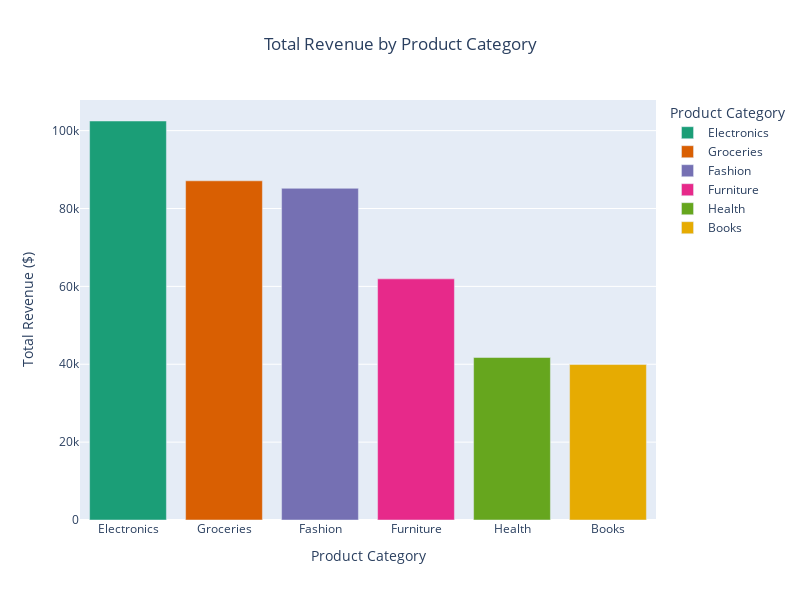

The code cell stored with this chart in its notebook:
### Code cell
#df.groupby('product_category')['total_spent'].sum()
#Total Spent by Product Category
total_spent_cat = df.groupby('product_category')['total_spent'].sum().reset_index().sort_values(by='total_spent', ascending=False)

fig = px.bar(
    total_spent_cat,
    x='product_category',
    y='total_spent',
    color='product_category',
    title='Total Revenue by Product Category',
    labels={'total_spent':'Total Revenue ($)','product_category':'Product Category'},
    color_discrete_sequence=px.colors.qualitative.Dark2
)
fig.update_layout(showlegend=True, title_x=0.5
,autosize=False,
width=800,
height=600,)
fig.show()

#Electronics typically lead total revenue due to higher average order values.
#Groceries and Fashion contribute volume but lower per-order revenue.

### Figure 1 — Plotly figure (JSON) as saved in the notebook; plotly's stock layout.template omitted (floating-point values rounded to 4 significant figures)
{"data": [{"alignmentgroup": "True", "hovertemplate": "Product Category=%{x}<br>Total Revenue ($)=%{y}<extra></extra>", "legendgroup": "Electronics", "marker": {"color": "rgb(27,158,119)", "pattern": {"shape": ""}}, "name": "Electronics", "offsetgroup": "Electronics", "orientation": "v", "showlegend": true, "textposition": "auto", "type": "bar", "x": ["Electronics"], "xaxis": "x", "y": [102500.0], "yaxis": "y"}, {"alignmentgroup": "True", "hovertemplate": "Product Category=%{x}<br>Total Revenue ($)=%{y}<extra></extra>", "legendgroup": "Groceries", "marker": {"color": "rgb(217,95,2)", "pattern": {"shape": ""}}, "name": "Groceries", "offsetgroup": "Groceries", "orientation": "v", "showlegend": true, "textposition": "auto", "type": "bar", "x": ["Groceries"], "xaxis": "x", "y": [87110.0], "yaxis": "y"}, {"alignmentgroup": "True", "hovertemplate": "Product Category=%{x}<br>Total Revenue ($)=%{y}<extra></extra>", "legendgroup": "Fashion", "marker": {"color": "rgb(117,112,179)", "pattern": {"shape": ""}}, "name": "Fashion", "offsetgroup": "Fashion", "orientation": "v", "showlegend": true, "textposition": "auto", "type": "bar", "x": ["Fashion"], "xaxis": "x", "y": [85190.0], "yaxis": "y"}, {"alignmentgroup": "True", "hovertemplate": "Product Category=%{x}<br>Total Revenue ($)=%{y}<extra></extra>", "legendgroup": "Furniture", "marker": {"color": "rgb(231,41,138)", "pattern": {"shape": ""}}, "name": "Furniture", "offsetgroup": "Furniture", "orientation": "v", "showlegend": true, "textposition": "auto", "type": "bar", "x": ["Furniture"], "xaxis": "x", "y": [61930.0], "yaxis": "y"}, {"alignmentgroup": "True", "hovertemplate": "Product Category=%{x}<br>Total Revenue ($)=%{y}<extra></extra>", "legendgroup": "Health", "marker": {"color": "rgb(102,166,30)", "pattern": {"shape": ""}}, "name": "Health", "offsetgroup": "Health", "orientation": "v", "showlegend": true, "textposition": "auto", "type": "bar", "x": ["Health"], "xaxis": "x", "y": [41730.0], "yaxis": "y"}, {"alignmentgroup": "True", "hovertemplate": "Product Category=%{x}<br>Total Revenue ($)=%{y}<extra></extra>", "legendgroup": "Books", "marker": {"color": "rgb(230,171,2)", "pattern": {"shape": ""}}, "name": "Books", "offsetgroup": "Books", "orientation": "v", "showlegend": true, "textposition": "auto", "type": "bar", "x": ["Books"], "xaxis": "x", "y": [39930.0], "yaxis": "y"}], "layout": {"autosize": false, "barmode": "relative", "height": 600, "legend": {"title": {"text": "Product Category"}, "tracegroupgap": 0}, "showlegend": true, "title": {"text": "Total Revenue by Product Category", "x": 0.5}, "width": 800, "xaxis": {"anchor": "y", "autorange": true, "categoryarray": ["Electronics", "Groceries", "Fashion", "Furniture", "Health", "Books"], "categoryorder": "array", "domain": [0, 1], "range": [-0.5, 5.5], "title": {"text": "Product Category"}, "type": "category"}, "yaxis": {"anchor": "x", "autorange": true, "domain": [0, 1], "range": [0, 107900.0], "title": {"text": "Total Revenue ($)"}, "type": "linear"}}}
